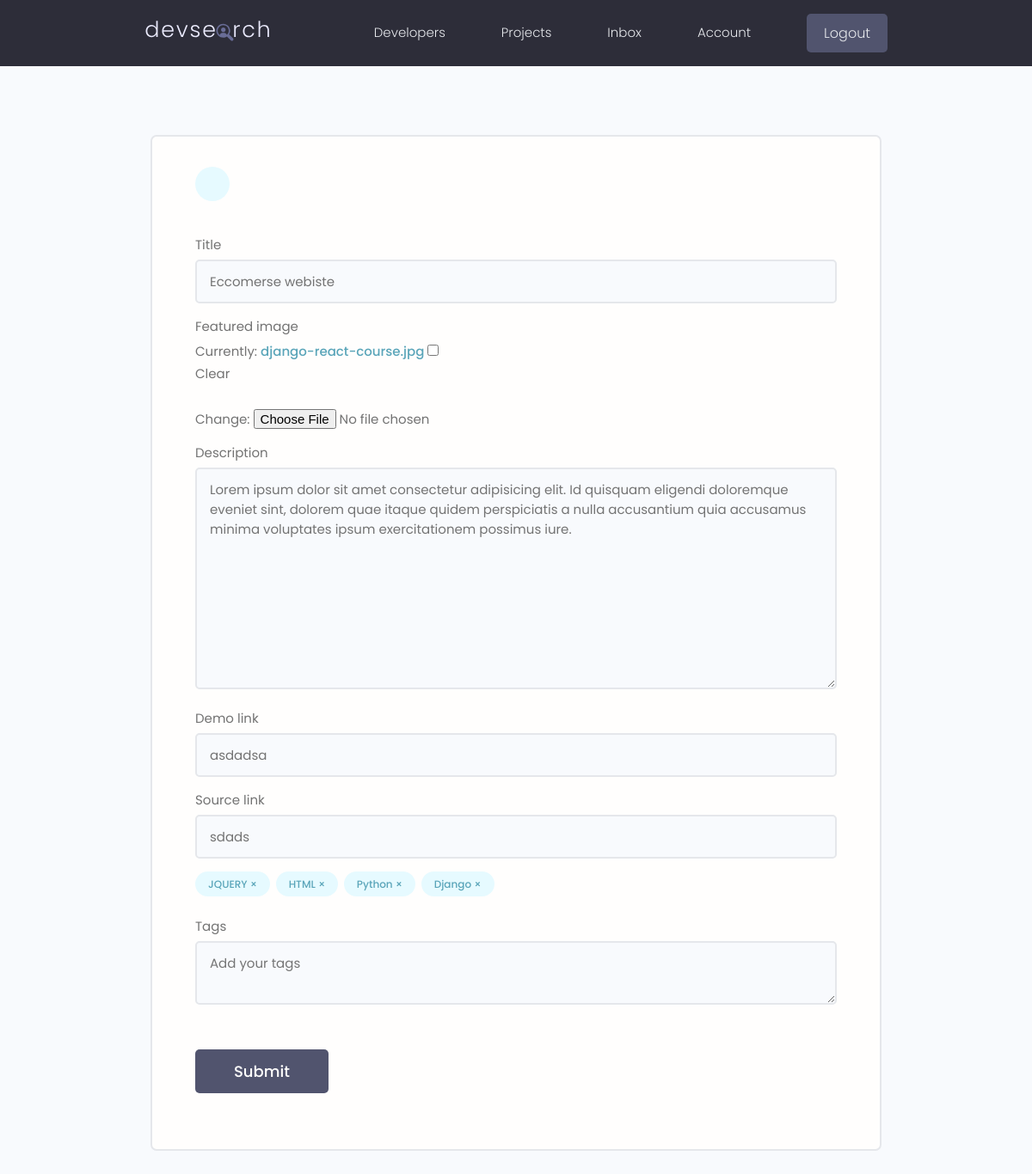
The page /projects/update-form/50e60fb5-ead3-489a-a422-ac6e35cd91c3 (signed in) on the database its author committed.
### projects/models.py (models this page shows, shortened)
class Project(models.Model):
    owner = models.ForeignKey(
        Profile, on_delete=models.CASCADE, null=True, blank=True)
    title = models.CharField(max_length=200)
    description = models.TextField(null=True, blank=True)
    featured_image = models.ImageField(
        null=True, blank=True, default='default.jpg')
    demo_link = models.CharField(max_length=2000, null=True, blank=True)
    source_link = models.CharField(max_length=2000, null=True, blank=True)
    tags = models.ManyToManyField('Tag', blank=True)
    votes_total = models.IntegerField(default=0, null=True, blank=True)
    votes_ratio = models.IntegerField(default=0, null=True, blank=True)
    created = models.DateTimeField(auto_now_add=True)
    id = models.UUIDField(default=uuid.uuid4, unique=True,
                          primary_key=True, editable=False)
    class Meta:
        ordering = ['-votes_ratio','-votes_total','title']

class Tag(models.Model):
    name = models.CharField(max_length=200)
    created = models.DateTimeField(auto_now_add=True)
    id = models.UUIDField(default=uuid.uuid4, unique=True,
                          primary_key=True, editable=False)

### projects/views.py (the view, shortened to what this page needs)
# urls.py: path('update-form/<str:pk>', views.updateForm, name="update-form"),
@login_required(login_url='login')
def updateForm(request, pk):
    profile = request.user.profile
    project = profile.project_set.get(id=pk)
    form = ProjectForm(instance=project)
    context = {'form': form,'project':project}
    return render(request, 'projects/project-form.html', context)

### projects/forms.py
class ProjectForm(forms.ModelForm):
    class Meta:
        model = Project
        fields = ['title', 'featured_image', 'description',
                  'demo_link', 'source_link']
        widgets = {
            'tags': forms.CheckboxSelectMultiple(),
        }
    def __init__(self, *args, **kwargs):
        super(ProjectForm, self).__init__(*args, **kwargs)
        for name, field in self.fields.items():
            field.widget.attrs.update({'class': 'input'})

### projects/templates/projects/project-form.html (shortened to what this page needs)
{% extends 'main.html' %} {% block content %}
<main class="formPage my-xl">
  <div class="content-box">
    <div class="formWrapper">
      <a class="backButton" href="{% url 'account' %}"
        ></a>
      <br />
      <form class="form" method="POST" enctype="multipart/form-data">
        {% csrf_token %} {% for field in form %}
        <div class="form__field">
          <label for="formInput#text">{{field.label}}</label>
          {{field}}
        </div>
        {% endfor %}
        <div class="form__field">
          {% for tag in project.tags.all%}
          <div class="project-tag tag tag--pill tag--main" data-tag="{{tag.id}}" data-project="{{project.id}}">{{tag.name}} &#215;</div>
          {%endfor%}
          </div>
        <div class="form__field">
          <label for="formInput#text">Tags</label>
          <textarea class="input" name="newtags" placeholder="Add your tags"></textarea>
        </div>
        <input
          class="btn btn--sub btn--lg my-md"
          type="submit"
          value="Submit"
        />
      </form>
    </div>
  </div>
</main>
{% endblock content %}

### static/styles/app.css (style rules this page uses)
:root { --color-sub: #2d2d39; }
.btn--sub { background-color: var(--color-sub-light); }
.content-box { width: 95%; max-width: 85rem; margin: 0 auto; }
.backButton { background: var(--color-main-light); color: var(--color-main); width: 4rem; height: 4rem; display: flex; align-items: center; justify-content: center; border-radius: 50%; }
.formPage .formWrapper { list-style: none; background: var(--color-white); padding: 3.5rem 5rem; border: 2px solid var(--color-light); border-radius: 0.7rem; }

### static/uikit/styles/modules/_variables.css (style rules this page uses)
:root { --color-main: #5aa5b9; --color-main-light: #e6faff; --color-sub: #3f4156; --color-sub-light: #51546e; --color-sub-lighter: #ededfd; --color-text: #737373; --color-gray: #8b8b8b; --color-light: #e5e7eb; --color-light-gray: #767676; --color-bg: #f8fafd; --color-white: #fffefd; --color-white-light: #f3f3f3; --color-success: #359e64; --color-success-bg: #def8e8; --color-error: #fc4b0b; --color-error-bg: #fff2ee; --font-base: 'Poppins', arial, helvetica, 'Segoe UI', roboto, ubuntu, sans-serif; --font-monospace: 'Fira Code', 'Courier New', courier, monospace; --font-regular: 300; --font-medium: 500; --font-bold: 700; --generic-shadow: 1px 1px 5px #00000010; --generic-transition: all 0.3s ease-in-out; }

### static/uikit/styles/modules/_base.css (style rules this page uses)
* { margin: 0; padding: 0; box-sizing: border-box; text-rendering: optimizeLegibility; color: inherit; font-size: inherit; }
html { font-size: 50%; }
@media only screen and (min-width: 480px) { html { font-size: 56.25%; } }
@media only screen and (min-width: 1200px) { html { font-size: 62.5%; } }
body { line-height: 1.6; font-weight: 400; font-size: 1.5rem; color: var(--color-text); background-color: var(--color-bg); min-height: 100vh; }

### static/uikit/styles/modules/_typography.css (style rules this page uses)
* { font-family: var(--font-base); }
a { padding-bottom: 2px; text-decoration: none; display: inline-block; color: var(--color-main); font-weight: var(--font-medium); }

### static/uikit/styles/modules/_utilities.css (style rules this page uses)
.my-md { margin: 3rem auto; }
.my-xl { margin: 8rem auto; }

### static/uikit/styles/modules/_button.css (style rules this page uses)
.btn { display: inline-block; position: relative; cursor: pointer; background-color: var(--color-light); font-weight: var(--font-medium); color: var(--color-sub); text-decoration: none; padding: 1rem 2rem; border-radius: 0.5rem; border: none; width: -webkit-fit-content; width: -moz-fit-content; width: fit-content; height: -webkit-fit-content; height: -moz-fit-content; height: fit-content; font-size: 1.6rem; outline-width: 0; outline-color: transparent; -webkit-backface-visibility: hidden; backface-visibility: hidden; transition: all 0.3s ease-in-out; }
.btn--sub { background-color: var(--color-sub); color: var(--color-white); }
.btn--lg { font-size: 1.8rem; padding: 1.2rem 4.5rem; }

### static/uikit/styles/modules/_form.css (style rules this page uses)
.form { display: block; }
.form__field { margin-top: 1.5rem; margin-bottom: 1.5rem; }
.form__label, .form__field > label { display: block; margin-bottom: 0.5rem; color: var(--color-text); }
input.input[type="text"], input.input[type="email"], input.input[type="password"], input.input[type="number"], textarea.input { min-width: 24rem; width: 100%; padding: 1.2rem 1.5rem; border-radius: 0.5rem; border: 2px solid var(--color-light); transition: all 0.3s ease-in-out; background-color: var(--color-bg); }

### static/uikit/styles/modules/_tag.css (style rules this page uses)
.tag { display: inline-flex; align-items: center; background-color: var(--color-sub); height: -webkit-fit-content; height: -moz-fit-content; height: fit-content; width: -webkit-fit-content; width: -moz-fit-content; width: fit-content; border-radius: 0.5rem; padding: 0.5rem 1.5rem; font-size: 1.2rem; cursor: pointer; }
.tag:not(:last-child) { margin-right: 0.25rem; margin-bottom: 0.75rem; }
.tag--pill { border-radius: 5rem; }
.tag--main, .tag--main > small { background: var(--color-main-light); color: var(--color-main); font-weight: 500; }

### rows shown on the page
Project: form "Eccomerse webiste" "Lorem ipsum dolor sit amet consectetur adipisicing elit. Id quisquam eligendi doloremque eveniet sint, dolorem quae itaque quidem perspiciatis a nulla accusantium quia accusamus minima voluptates ipsum exercitationem possimus iure." "asdadsa" "sdads"
Tag: name "JQUERY"
Tag: name "HTML"
Tag: name "Python"
Tag: name "Django"

### other values the page prints
{{ field.label }} "Title" "Featured image" "Description" "Demo link" "Source link"
